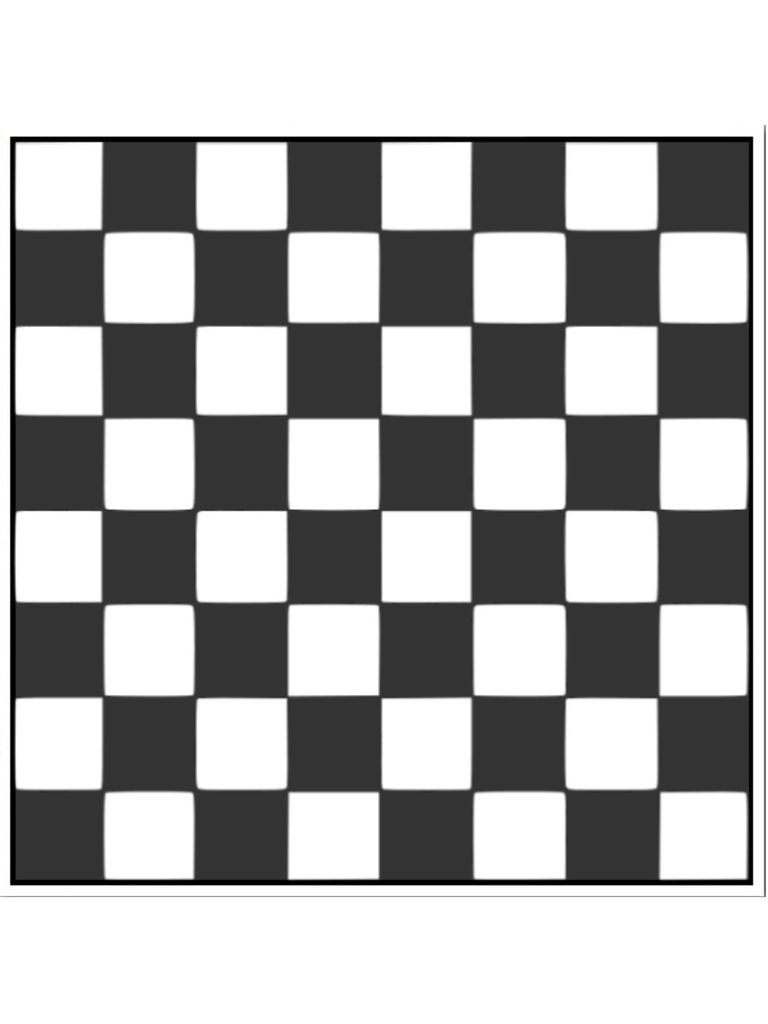
#> input picture study/chessboard.jpg, 768 x 1024 px
$ python imageFeatureShiTomasi.py
#> lines starting #> are read from the running program, lines starting #| are printed output that depends on the picture; after the words box and inside, x2 and y2 are one past the last pixel; in counts of white or black regions, pixels touching at a corner belong together
#-*-coding:utf-8-*-
"""
# Shi-Tomasi Corner Detector
    . Harris Corner Detector를 수정한 방식
    . 계산된 2개의 결과값이 threshold보다 크면 corner로 고려.
    . 2개의 값중 작은 값이 threshold보타 크면 corner.
    . 추적에 용이한 corner찾기방식임.
    . cv2.goodFeaturesToTrack(image, maxCorners, qualityLevel, minDistance[, corners[, mask[, blockSize[, useHarrisDetector[, k]]]]]) → corners
        - image : Input 8-bit or floating-point 32-bit, single-channel image.
        - maxCorner : corner을 내림차순 정렬한 후 가장 큰 값부터 return할 갯수
        - qulityLevel : quality측정 기준. 0 ~ 1사이
        - minDistance : corner들 사이의 최소 거리
"""
import cv2
import numpy as np
from matplotlib import pyplot as plt

img = cv2.imread('chessboard.jpg')
#> img is the input picture: shape (1024, 768, 3); mean B, G, R 176.4, 176.4, 176.4
gray = cv2.cvtColor(img,cv2.COLOR_BGR2GRAY)

corners = cv2.goodFeaturesToTrack(gray,10,0.01,10)
#> corners = [[752, 884], [752, 137], [11, 884], [11, 137], [101, 143], [470, 143], [764, 896], [378, 694], [566, 143], [288, 878]]
corners = np.int0(corners)

for i in corners:
    x,y = i.ravel()
    cv2.circle(img,(x,y),10,255,-1)
#> this loop made 10 passes
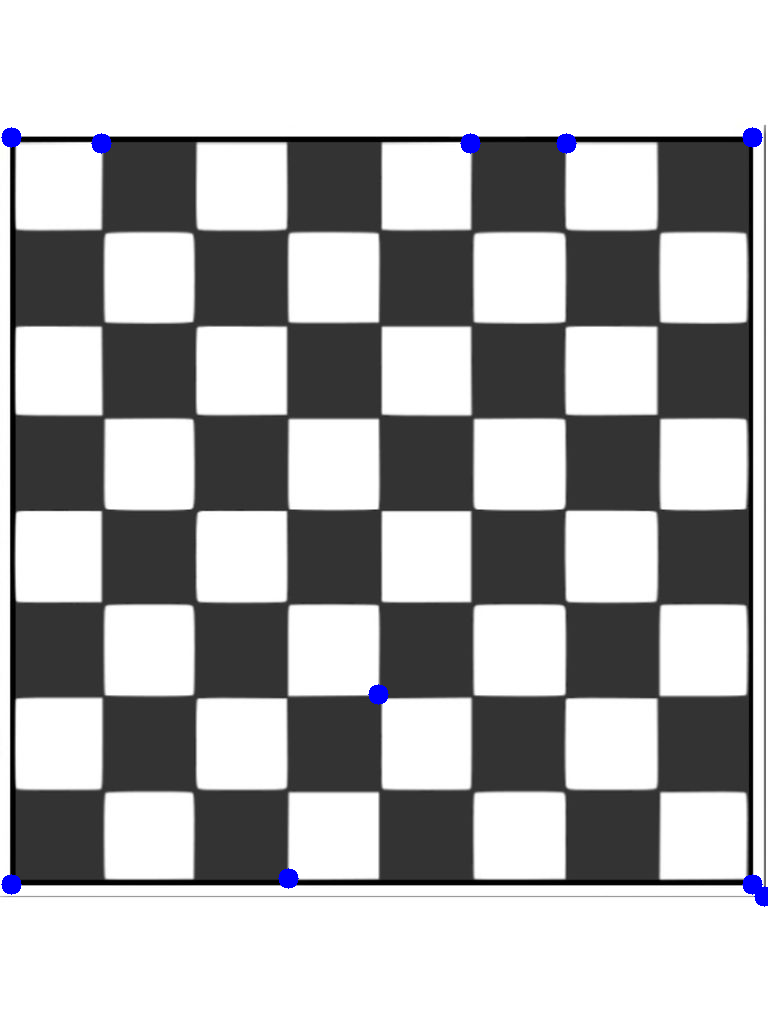
#> img: shape (1024, 768, 3); 0.39% of pixels changed, all inside (x1, y1, x2, y2) = (1, 127, 768, 907)

plt.imshow(img),plt.show()
